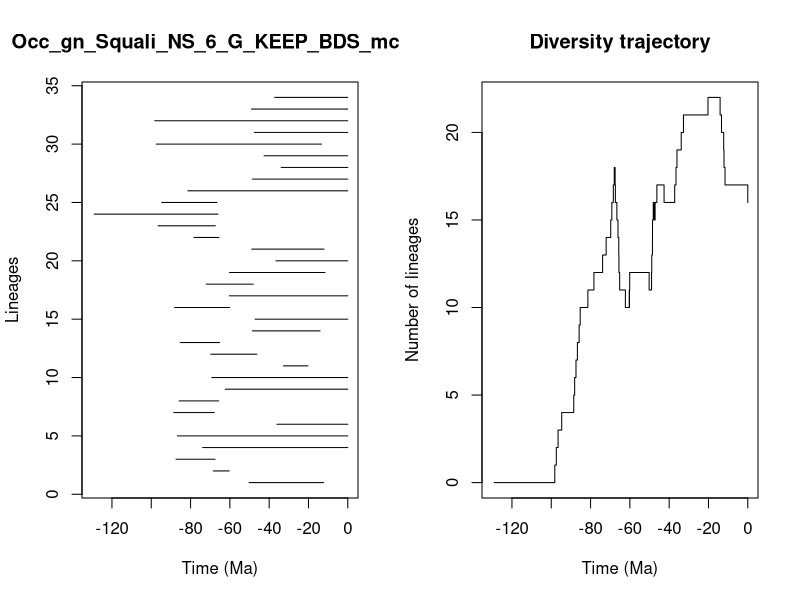

Write R code to recreate this figure.


pdf(file='../Results/Genus_NS/5_MA_bins_EXT_EP_FT/pyrate_mcmc_logs/Occ_gn_Squali_NS_6_G_KEEP_BDS_mcmc_LTT.pdf',width=0.6*20, height=0.6*10)
title = "Occ_gn_Squali_NS_6_G_KEEP_BDS_mcmc"
ts=c(50.19207904528322, 68.41780000827153,87.40948960356306,73.86762235884852,86.69801600852706,36.03669204954996,88.55278421762489,85.81031972809201,62.27920418616932,69.17365473431718,32.72023411886059,69.74408699840869,85.27418783717121,48.505937646541604,47.15247379705753,88.0870579555953,60.24939570703406,72.0596442448893,60.19226109403611,36.51647975241987,48.847440759164805,78.29076724700533,96.54004853971695,129.03475253749565,94.67373236534927,81.36630425770743,48.48055470815213,33.86958047248937,42.59702670342357,97.42897032200908,47.57887891556304,98.19420178650424,48.96529486551147,37.186279471174366)
te=c(12.253920463913909, 60.317217578176205,67.50865001866376,0.0,0.0,0.0,67.93424555996656,65.64476736249554,0.0,0.0,20.253699297081543,46.25816805392343,65.1928793448656,14.079754565904565,0.0,60.09090751505772,0.0,48.09637309478952,11.578923989564416,0.0,12.097213064140927,65.56932815721864,67.37843346862154,66.04197544665081,66.60495223813714,0.0,0.0,0.0,0.0,13.36958272022418,0.0,0.0,0.0,0.0)
div_traj=c(0, 1,2,3,4,5,6,7,8,9,10,11,12,13,14,15,16,17,18,17,16,15,14,13,12,11,10,11,10,11,12,11,12,13,14,15,16,15,16,17,16,17,18,19,20,21,22,21,20,19,18,17,16)
time_events=c(129.03475253749565, 98.19420178650424,97.42897032200908,96.54004853971695,94.67373236534927,88.55278421762489,88.0870579555953,87.40948960356306,86.69801600852706,85.81031972809201,85.27418783717121,81.36630425770743,78.29076724700533,73.86762235884852,72.0596442448893,69.74408699840869,69.17365473431718,68.41780000827153,67.93424555996656,67.50865001866376,67.37843346862154,66.60495223813714,66.04197544665081,65.64476736249554,65.56932815721864,65.1928793448656,62.27920418616932,60.317217578176205,60.24939570703406,60.19226109403611,60.09090751505772,50.19207904528322,48.96529486551147,48.847440759164805,48.505937646541604,48.48055470815213,48.09637309478952,47.57887891556304,47.15247379705753,46.25816805392343,42.59702670342357,37.186279471174366,36.51647975241987,36.03669204954996,33.86958047248937,32.72023411886059,20.253699297081543,14.079754565904565,13.36958272022418,12.253920463913909,12.097213064140927,11.578923989564416,0.0)
                par(mfrow=c(1,2))
                L = length(ts)
                plot(ts, 1:L , xlim=c(-max(ts)-1,0), pch=20, type="n", main=title,xlab="Time (Ma)",ylab="Lineages")
                for (i in 1:L){segments(x0=-te[i],y0=i,x1=-ts[i],y1=i)}    
                t = -time_events
                plot(div_traj ~ t,type="s", main = "Diversity trajectory",xlab="Time (Ma)",ylab="Number of lineages",xlim=c(-max(ts)-1,0))
                abline(v=c(65,200,251,367,445),lty=2,col="gray")
                
